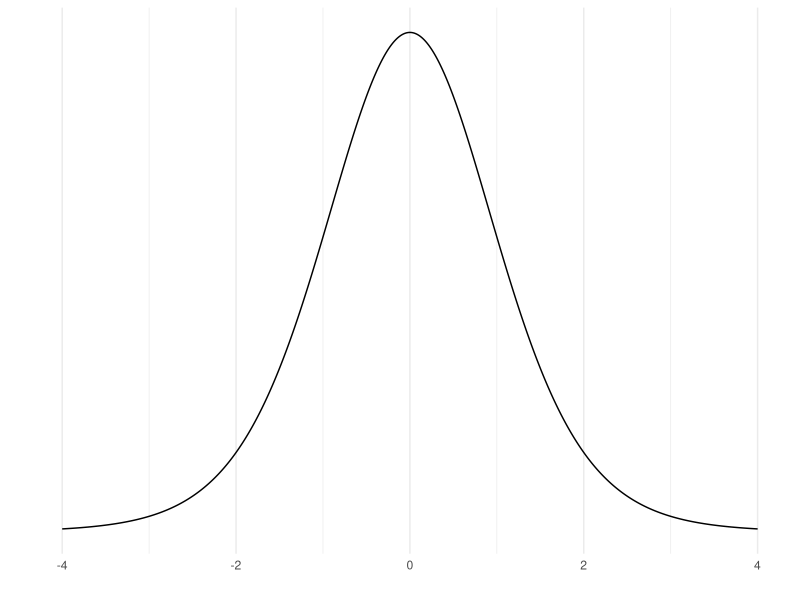
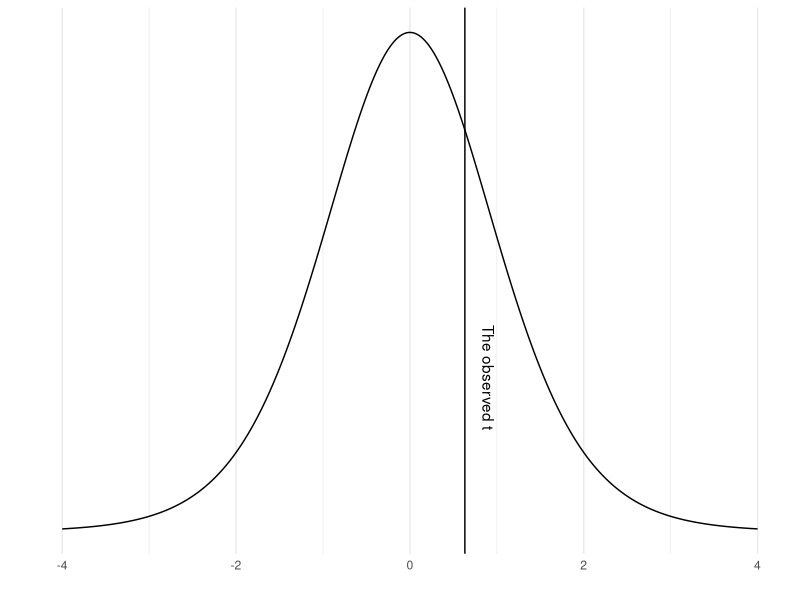
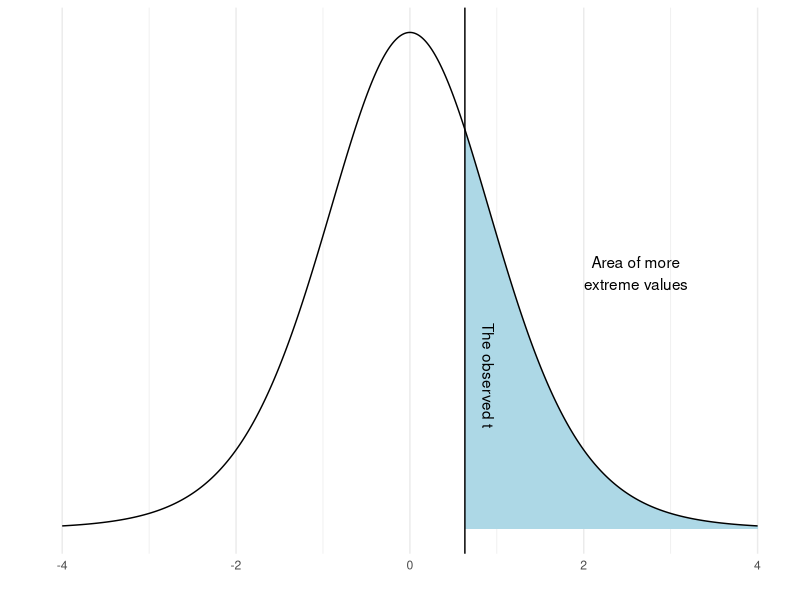
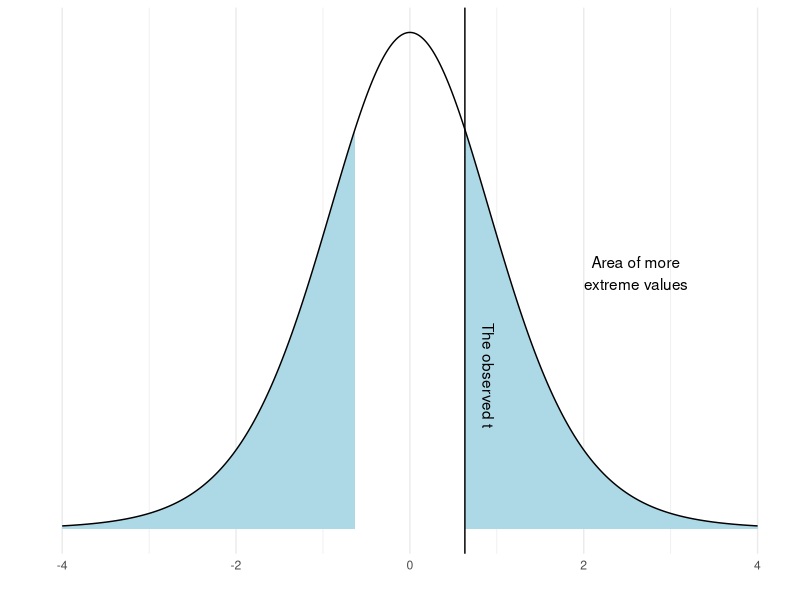

These charts were generated, in order, by the following R code:
## ---- chunk 1
library(tidyverse)

ggplot(data = data.frame(x = c(-4, 4)), aes(x)) +
        
  stat_function(fun = dt, n = 1000, args = list(df = 9)) + ylab("") +
  scale_y_continuous(breaks = NULL) +
        labs(x = "") +
        theme_minimal()

## ---- chunk 2

ggplot(data = data.frame(x = c(-4, 4)), aes(x)) +
        
  stat_function(fun = dt, n = 1000, args = list(df = 9)) + ylab("") +
  scale_y_continuous(breaks = NULL) +
        
        geom_vline(xintercept = (1-0) / (0.5*sqrt(10))) +
        annotate("text", x = 0.9, y = 0.12, label = "The observed t", angle = -90) +
        
        labs(x = "") +
        theme_minimal()

## ---- chunk 3
library(tidyverse)

ggplot(data = data.frame(x = c(-4, 4)), aes(x)) +
        
              stat_function(fun = dt, 
                                    args = list(df = 9),
                xlim = c(4, (1-0) / (0.5*sqrt(10))),
                geom = "area", fill = "lightblue") +
        
        
  stat_function(fun = dt, n = 1000, args = list(df = 9)) + ylab("") +
  scale_y_continuous(breaks = NULL) +
        
        geom_vline(xintercept = (1-0) / (0.5*sqrt(10))) +
        annotate("text", x = 0.9, y = 0.12, label = "The observed t", angle = -90) +
        
        annotate("text", x = 2.6, y = 0.2, label = "Area of more\nextreme values") +
                
        
        
        labs(x = "") +
        theme_minimal()

t <- (1-0) / (0.5 * sqrt(10))

p <- pt(t, df = 10-1, lower.tail = FALSE)
## ---- chunk 4
library(tidyverse)

ggplot(data = data.frame(x = c(-4, 4)), aes(x)) +
        
              stat_function(fun = dt, 
                                    args = list(df = 9),
                xlim = c(4, (1-0) / (0.5*sqrt(10))),
                geom = "area", fill = "lightblue") +
        
                
         stat_function(fun = dt, 
                                    args = list(df = 9),
                xlim = c(-4, -(1-0) / (0.5*sqrt(10))),
                geom = "area", fill = "lightblue") +
        
        
        
  stat_function(fun = dt, n = 1000, args = list(df = 9)) + ylab("") +
  scale_y_continuous(breaks = NULL) +
        
        geom_vline(xintercept = (1-0) / (0.5*sqrt(10))) +
        annotate("text", x = 0.9, y = 0.12, label = "The observed t", angle = -90) +
        
        annotate("text", x = 2.6, y = 0.2, label = "Area of more\nextreme values") +
                
        
        
        labs(x = "") +
        theme_minimal()


p <- 2 * pt(t, df = 10-1, lower.tail = FALSE)

## ---- chunk 5
library(tidyverse); library(readxl)

# Prepare the data
sj.max <- read_excel("./data/cyclingStudy.xlsx", na = "NA") %>%
  select(subject, timepoint, sj.max) %>%
  filter(timepoint %in% c("pre", "meso3")) %>%
  pivot_wider(names_from = timepoint, values_from = sj.max) 

# calculate the t-test, paired data
sj.ttest <- t.test(sj.max$pre, sj.max$meso3, paired = TRUE)

# plot the data to see corresponding data
sj.figure <- sj.max %>%
  pivot_longer(names_to = "timepoint",
               values_to = "sj.max", 
               cols = pre:meso3) %>%
  mutate(timepoint = factor(timepoint, levels = c("pre", "meso3"))) %>%
  ggplot(aes(timepoint, sj.max)) + geom_boxplot()

# create a summary statistic
sj.summary <- sj.max %>%
  pivot_longer(names_to = "timepoint",
               values_to = "sj.max", 
               cols = pre:meso3) %>%
  group_by(timepoint) %>%
  summarise(m = mean(sj.max, na.rm = TRUE), 
          s = sd(sj.max, na.rm = TRUE))
